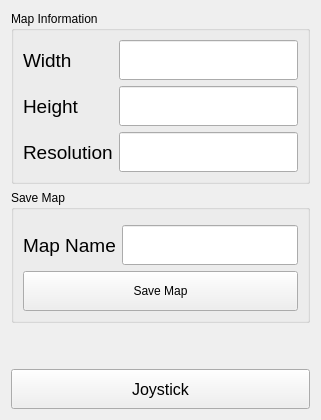
       <widget class="QWidget" name="mappingPage">
        <property name="enabled">
         <bool>true</bool>
        </property>
        <layout class="QGridLayout" name="gridLayout_5">
         <item row="2" column="0">
          <spacer name="verticalSpacer">
           <property name="orientation">
            <enum>Qt::Vertical</enum>
           </property>
           <property name="sizeHint" stdset="0">
            <size>
             <width>20</width>
             <height>40</height>
            </size>
           </property>
          </spacer>
         </item>
         <item row="1" column="0">
          <widget class="QGroupBox" name="saveMapGroupBox">
           <property name="title">
            <string>Save Map</string>
           </property>
           <property name="flat">
            <bool>true</bool>
           </property>
           <layout class="QFormLayout" name="formLayout_5">
            <property name="topMargin">
             <number>15</number>
            </property>
            <item row="0" column="1">
             <widget class="QLineEdit" name="mapNameLineEdit">
              <property name="minimumSize">
               <size>
                <width>0</width>
                <height>40</height>
               </size>
              </property>
              <property name="font">
               <font>
                <pointsize>14</pointsize>
               </font>
              </property>
             </widget>
            </item>
            <item row="1" column="0" colspan="2">
             <widget class="QPushButton" name="saveMapBtn">
              <property name="minimumSize">
               <size>
                <width>0</width>
                <height>40</height>
               </size>
              </property>
              <property name="text">
               <string>Save Map</string>
              </property>
             </widget>
            </item>
            <item row="0" column="0">
             <widget class="QLabel" name="mapnameLlabel">
              <property name="minimumSize">
               <size>
                <width>0</width>
                <height>40</height>
               </size>
              </property>
              <property name="font">
               <font>
                <pointsize>14</pointsize>
               </font>
              </property>
              <property name="text">
               <string>Map Name</string>
              </property>
             </widget>
            </item>
           </layout>
          </widget>
         </item>
         <item row="0" column="0">
          <widget class="QGroupBox" name="mapInfoGroupBox">
           <property name="title">
            <string>Map Information</string>
           </property>
           <layout class="QFormLayout" name="formLayout_2">
            <item row="0" column="0">
             <widget class="QLabel" name="mappingWidthLabel">
              <property name="minimumSize">
               <size>
                <width>0</width>
                <height>40</height>
               </size>
              </property>
              <property name="font">
               <font>
                <pointsize>14</pointsize>
               </font>
              </property>
              <property name="text">
               <string>Width</string>
              </property>
             </widget>
            </item>
            <item row="1" column="0">
             <widget class="QLabel" name="mappingHeightLabel">
              <property name="minimumSize">
               <size>
                <width>0</width>
                <height>40</height>
               </size>
              </property>
              <property name="font">
               <font>
                <pointsize>14</pointsize>
               </font>
              </property>
              <property name="text">
               <string>Height</string>
              </property>
             </widget>
            </item>
            <item row="0" column="1">
             <widget class="QLineEdit" name="mappingWidthLineEdit">
              <property name="minimumSize">
               <size>
                <width>0</width>
                <height>40</height>
               </size>
              </property>
              <property name="font">
               <font>
                <pointsize>14</pointsize>
               </font>
              </property>
             </widget>
            </item>
            <item row="1" column="1">
             <widget class="QLineEdit" name="mappingHeightLineEdit">
              <property name="minimumSize">
               <size>
                <width>0</width>
                <height>40</height>
               </size>
              </property>
              <property name="font">
               <font>
                <pointsize>14</pointsize>
               </font>
              </property>
             </widget>
            </item>
            <item row="2" column="0">
             <widget class="QLabel" name="mappingResLabel">
              <property name="minimumSize">
               <size>
                <width>0</width>
                <height>40</height>
               </size>
              </property>
              <property name="font">
               <font>
                <pointsize>14</pointsize>
               </font>
              </property>
              <property name="text">
               <string>Resolution</string>
              </property>
             </widget>
            </item>
            <item row="2" column="1">
             <widget class="QLineEdit" name="mappingResLineEdit">
              <property name="minimumSize">
               <size>
                <width>0</width>
                <height>40</height>
               </size>
              </property>
              <property name="font">
               <font>
                <pointsize>14</pointsize>
               </font>
              </property>
             </widget>
            </item>
           </layout>
          </widget>
         </item>
         <item row="3" column="0">
          <widget class="QPushButton" name="mappingJoystickBtn">
           <property name="minimumSize">
            <size>
             <width>0</width>
             <height>40</height>
            </size>
           </property>
           <property name="font">
            <font>
             <pointsize>12</pointsize>
            </font>
           </property>
           <property name="text">
            <string>Joystick</string>
           </property>
          </widget>
         </item>
        </layout>
       </widget>
